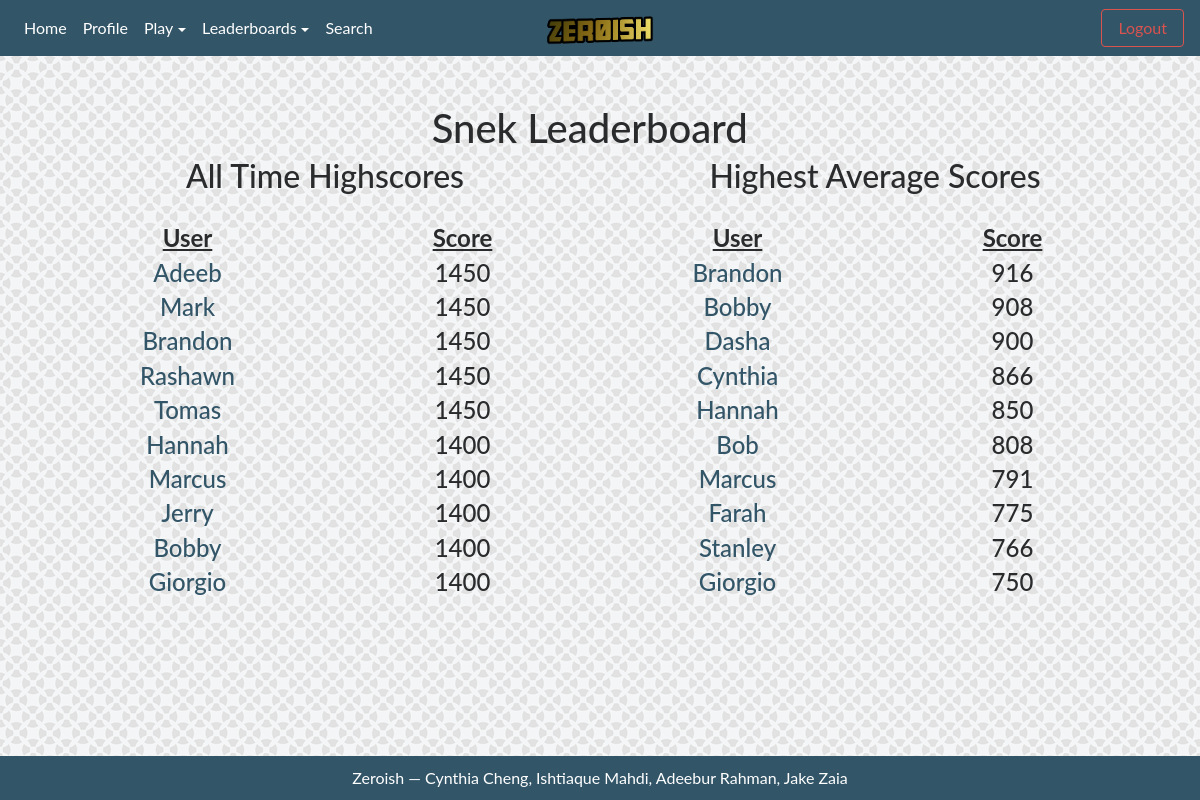
Page /snake/leaderboard (signed in) on the committed database.
### tables this page shows
CREATE TABLE snek (username TEXT PRIMARY KEY, scores TEXT, average REAL, highscore NUMERIC, numplayed NUMERIC);

### app.py (the view)
@app.route("/snake/leaderboard")
def snake_leaderboard():
    return render_template("leaderboard.html", logged=is_logged(), game="Snek",
                           highscores = snek.get_highscores(),
                           averages = snek.get_averages())

### app.py (called while the page is built)
def is_logged():
    return 'username' in session

### utils/snek.py (called while the page is built)
def get_highscores():
    db = sqlite3.connect(f)
    user_info = db.cursor().execute('SELECT username, highscore FROM snek;').fetchall()
    dic = {}
    for data in user_info:
        dic[data[0]] = data[1]
    scores = []
    for line in sorted(dic.items(), key=lambda dic: dic[1], reverse=True):
        scores.append( [line[0], line[1]] )
    return scores[:10]

def get_averages():
    db = sqlite3.connect(f)
    user_info = db.cursor().execute('SELECT username, average FROM snek;').fetchall()
    dic = {}
    for data in user_info:
        dic[data[0]] = data[1]
    scores = []
    for line in sorted(dic.items(), key=lambda dic: dic[1], reverse=True):
        scores.append( [line[0], line[1]] )
    return scores[:10]

### templates/leaderboard.html (shortened to what this page needs)
{% extends "template.html" %}
{% block content %}
<br>
<div class="container">
  <div class="row">
    <div class="col"></div>
    <div class="col"><h1>{{ game }} Leaderboard</h1></div>
    <div class="col"></div>
  </div>
  <div class="row">
    <div class="col">
      <center>
        <h2> All Time Highscores</h2>
        <br>
        <div class="row">
          <div class="col">
            <h4><b><u>User</u></b></h4>
          </div>
          <div class="col">
            <h4><b><u>Score</u></b></h4>
          </div>
        </div>
        {% for data in highscores %}
        <div class="row">
          <div class="col">
            <a href="/profile?user={{ data[0] }}"><h4>{{ data[0] }}</h4></a>
          </div>
          <div class="col">
            <h4>{{ data[1] }}</h4>
          </div>
        </div>
        {% endfor %}
      </center>
    </div>
    <div class="col">
      <center>
        <h2> Highest Average Scores </h2>
        <br>
        <div class="row">
          <div class="col">
            <h4><b><u>User</u></b></h4>
          </div>
          <div class="col">
            <h4><b><u>Score</u></b></h4>
          </div>
        </div>
        {% for data in averages %}
        <div class="row">
          <div class="col">
            <a href="/profile?user={{ data[0] }}"><h4>{{ data[0] }}</h4></a>
          </div>
          <div class="col">
            <h4>{{ data[1]|int }}</h4>
          </div>
        </div>
        {% endfor %}
      </center>
    </div>
  </div>
</div>
{% endblock %}

### static/css/style.css (style rules this page uses)
body { padding-top: 10px; position: absolute; height: 100%; width: 100%; background-image: url("../img/pattern.png"); background-position: center top; background-attachment: fixed; font-family: 'Lato', sans-serif; text-align: justify; }
a, a:hover { color: #325568; }

### rows in the picture
snek: username "Adeeb", highscore "1450"
snek: username "Mark", highscore "1450"
snek: username "Brandon", highscore "1450", average "916"
snek: username "Rashawn", highscore "1450"
snek: username "Tomas", highscore "1450"
snek: username "Hannah", highscore "1400", average "850"
snek: username "Marcus", highscore "1400", average "791"
snek: username "Jerry", highscore "1400"
snek: username "Bobby", highscore "1400", average "908"
snek: username "Giorgio", highscore "1400", average "750"
snek: username "Dasha", average "900"
snek: username "Cynthia", average "866"
snek: username "Bob", average "808"
snek: username "Farah", average "775"
snek: username "Stanley", average "766"

### other values in the picture
{{ game }} "Snek"
